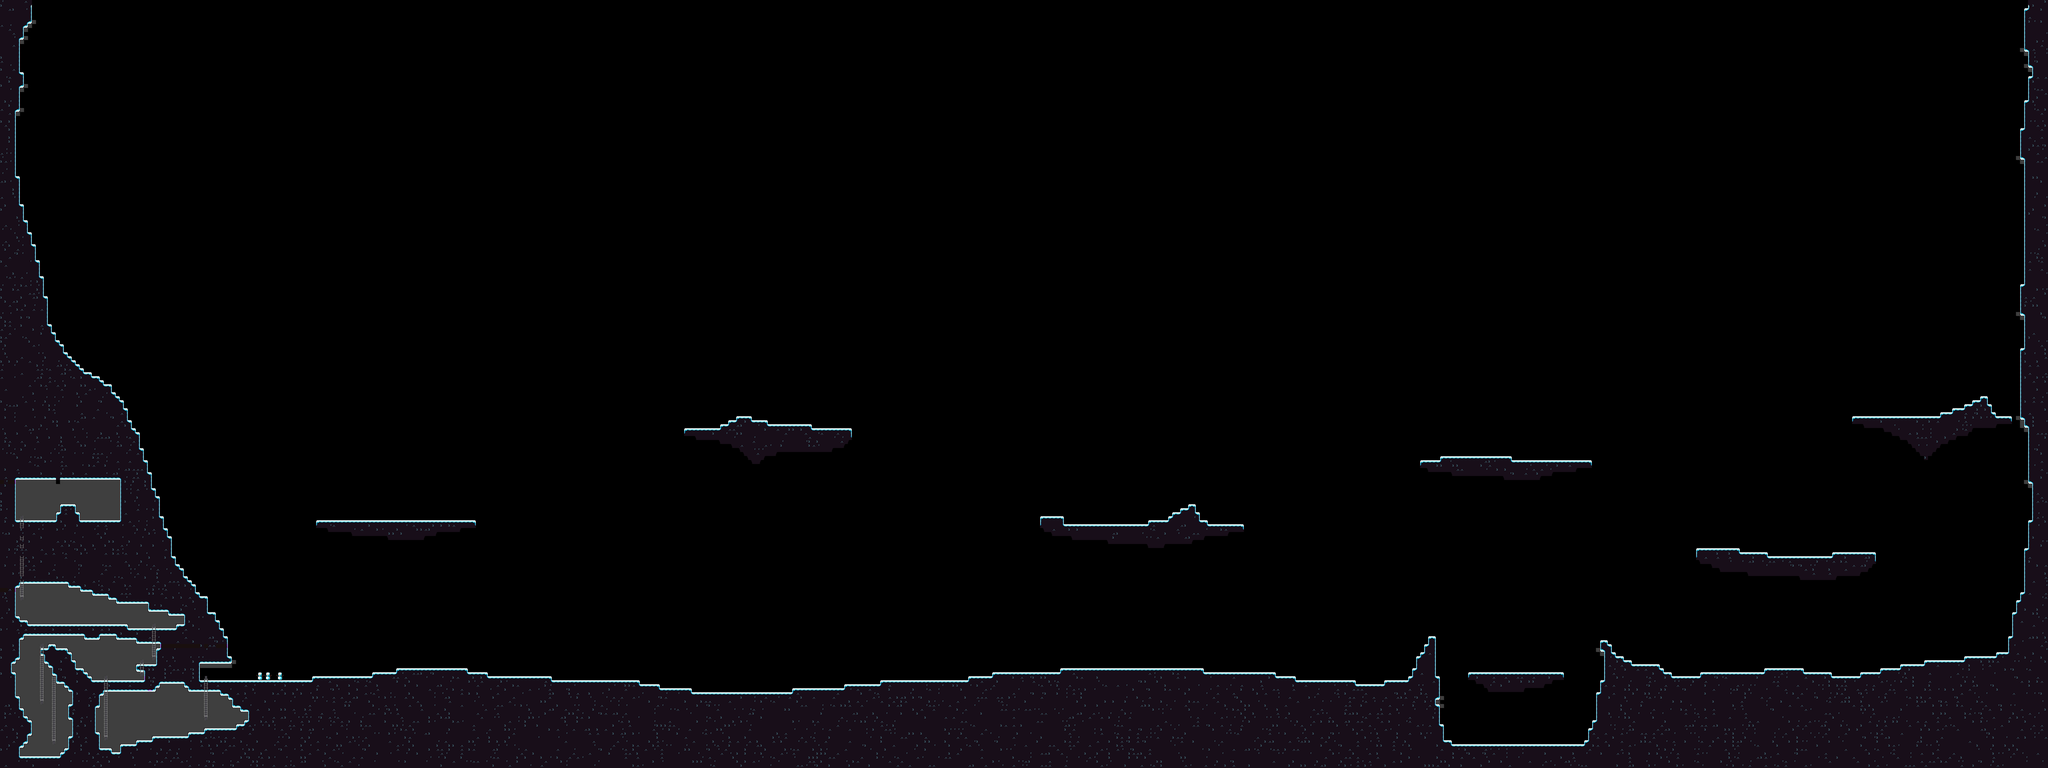

The image is a tile-based game level rendered from a .tmx file. Its description and source (layers, tilesets, objects; grid data summarised) follow:
An orthogonal 512x192 tile map with 16x16 px tiles, 9 tile layers (prototype, ladderPrototype, ventPrototype, objectPrototype, ...), 2 tilesets and 11 objects.

<map version="1.10" tiledversion="1.10.2" orientation="orthogonal" renderorder="right-down" width="512" height="192" tilewidth="16" tileheight="16" infinite="0" nextlayerid="1299" nextobjectid="58">
 <tileset firstgid="1" source="../../TileBase.tsx" />
 <tileset firstgid="257" source="../Winter.tsx" />
 <layer id="1" name="prototype" width="512" height="192" opacity="0.48">
  <data>[98304 cells, 17712 non-empty, 2 distinct tile ids]</data>
 </layer>
 <layer id="318" name="ladderPrototype" width="512" height="192">
  <data>[98304 cells, 94 non-empty, 2 distinct tile ids]</data>
 </layer>
 <layer id="680" name="ventPrototype" width="512" height="192">
  <data>[98304 cells, 30 non-empty, 1 distinct tile ids]</data>
 </layer>
 <layer id="739" name="objectPrototype" width="512" height="192">
  <data>[98304 cells, 12 non-empty, 4 distinct tile ids]</data>
 </layer>
 <objectgroup id="737" name="Objects">
  <object id="42" template="../_WinterObjects/Snowman.tx" x="1072" y="2720" />
  <object id="46" template="../_WinterObjects/Snowman.tx" x="1040" y="2720" />
  <object id="47" template="../_WinterObjects/Snowman.tx" x="1120" y="2720" />
  <object id="54" template="../../Objects/JumpingSpot.tx" x="6304" y="2976" />
  <object id="55" template="../../Objects/JumpingSpot.tx" x="5792" y="2960" />
  <object id="57" template="../../Objects/JumpingSpot.tx" x="5376" y="2720">
   <properties>
    <property name="unity:JumpingSpot" value="50" />
   </properties>
  </object>
 </objectgroup>
 <objectgroup id="732" name="Collision">
  <object id="3" x="912" y="2576">
   <polygon points="0,0 -5,0 -5,16 0,16" />
  </object>
  <object id="4" x="640" y="2576">
   <polygon points="0,0 0,16 5,16 5,0" />
  </object>
  <object id="5" x="64" y="2352">
   <polygon points="0,0 -5,0 -5,16 0,16" />
  </object>
  <object id="6" x="576" y="2704">
   <polygon points="0,0 0,16 5,16 5,0" />
  </object>
  <object id="7" x="592" y="2768">
   <polygon points="0,0 16,0 16,-5 0,-5" />
  </object>
 </objectgroup>
 <layer id="1294" name="groundPrototype" width="512" height="192">
  <data>[98304 cells, 16250 non-empty, 18 distinct tile ids]</data>
 </layer>
 <layer id="1295" name="Map" width="512" height="192">
  <data>[98304 cells, 16250 non-empty, 17 distinct tile ids]</data>
 </layer>
 <layer id="1296" name="Ladder" width="512" height="192">
  <data>[98304 cells, 93 non-empty, 3 distinct tile ids]</data>
 </layer>
 <layer id="1297" name="Decorated" width="512" height="192">
  <data>[98304 cells, 3482 non-empty, 3 distinct tile ids]</data>
 </layer>
 <layer id="1298" name="Fixed" width="512" height="192">
  <data>[98304 cells, 81 non-empty, 5 distinct tile ids]</data>
 </layer>
</map>
